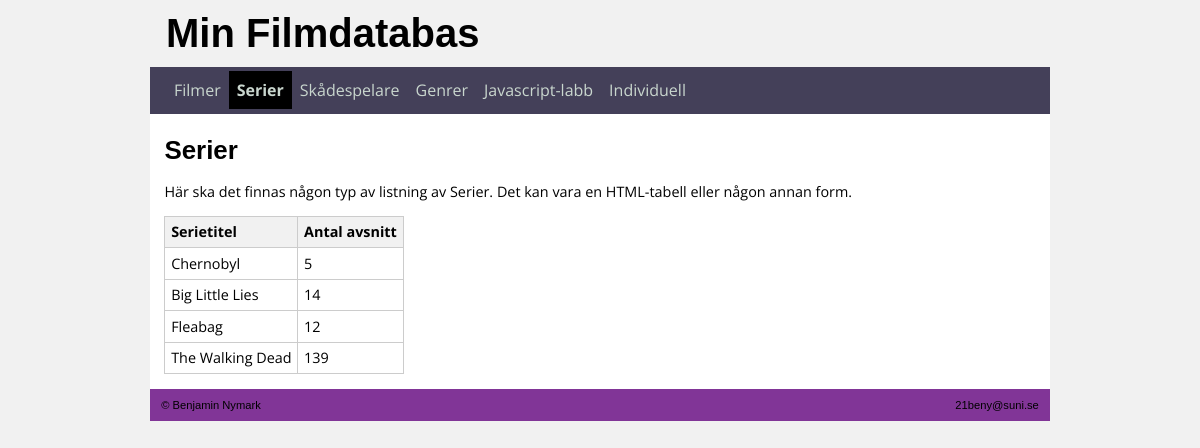
Page /filmdatabasen/index.php?sida=2 on the committed database.
### tables this page shows
CREATE TABLE `serie` (
  `serie_id` int(11) NOT NULL,
  `serie_titel` varchar(255) NOT NULL,
  `antal_avsnitt` int(11) NOT NULL,
  `genre_id` int(11) NOT NULL
);

### filmdatabasen/pagecontent_2.php (the view)
<?php
 require 'includes/databaskoppling.php';
$sql =  "SELECT * FROM serie";
 $result = $mysqli->query($sql);
?>
<h1>Serier</h1>
<table id="minTabell2">
  <thead>
    <tr>
      <th>Serietitel</th>
      <th>Antal avsnitt</th>
    </tr>
  </thead>
  <tbody>
<?php
while($myRow = $result->fetch_array()) {
  echo "<tr><td>" . $myRow['serie_titel'] . "</td><td>" . $myRow['antal_avsnitt'] . "</td></tr>\n";
 }
?>
<p>
  Här ska det finnas någon typ av listning av Serier. Det kan vara en HTML-tabell eller någon annan form.
</p>
 </tbody>
</table>

### filmdatabasen/css/min_stil.css (style rules this page uses)
* { box-sizing: border-box; }
body { margin:0; background-color: #f1f1f1; }
header, nav, table, #page-content { font-family: "Open sans", arial, verdana, sans-serif; }
header, #page-content h1, footer { font-family: arial, "Open sans", verdana, sans-serif; }
#page-content h1 { font-size: 1.8em; }
table { border-collapse: collapse; }
th { text-align: left; background-color: #f1f1f1; }
table, th, td { border: 1px solid #ccc; padding:0.4em; }

### rows in the picture
serie: serie_titel "Chernobyl", antal_avsnitt "5"
serie: serie_titel "Big Little Lies", antal_avsnitt "14"
serie: serie_titel "Fleabag", antal_avsnitt "12"
serie: serie_titel "The Walking Dead", antal_avsnitt "139"

### other values in the picture
$value "Filmer"
$value "Serier"
$value "Skådespelare"
$value "Genrer"
$value "Javascript-labb"
$value "Individuell"
